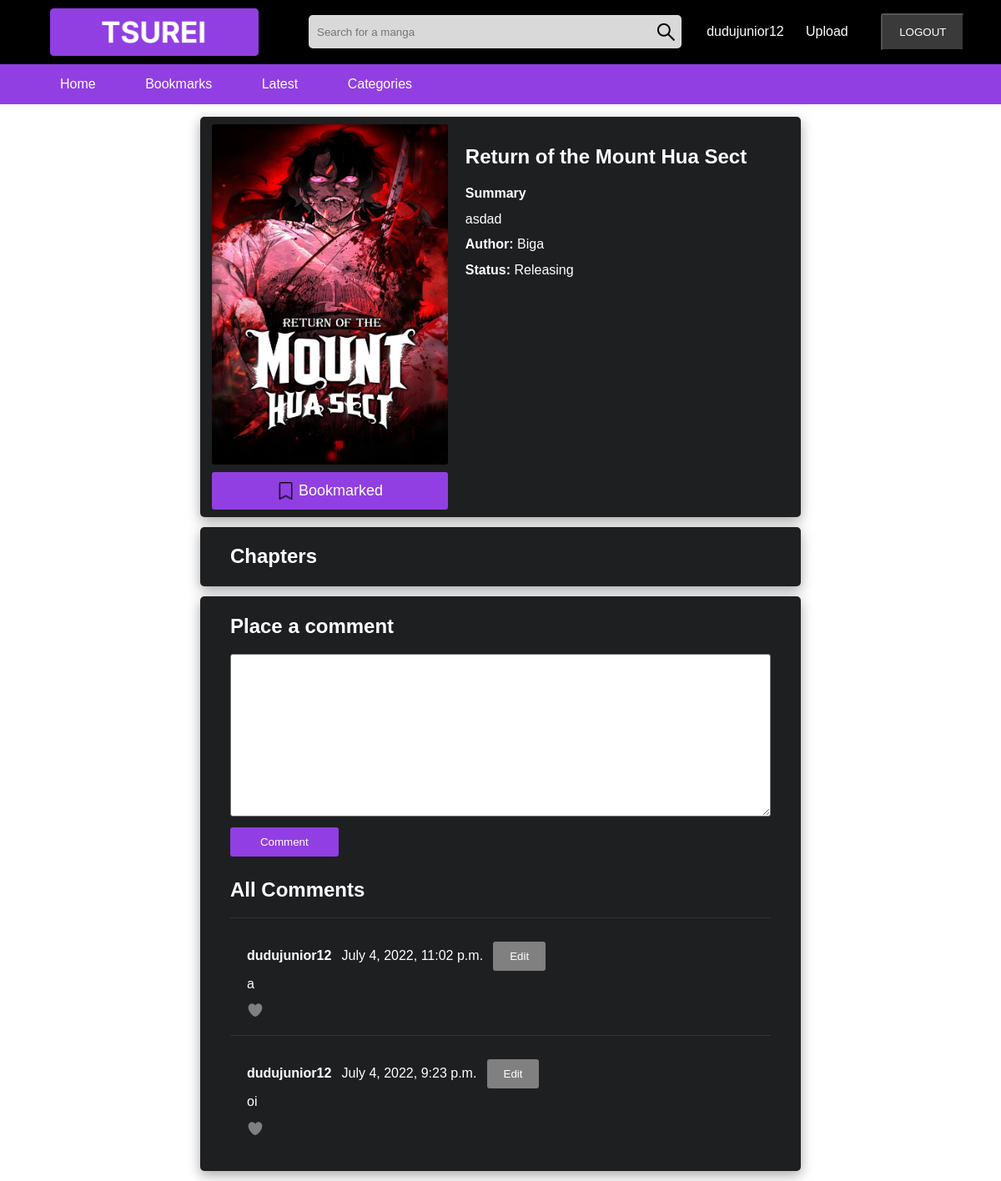
/manga/1 (signed in), run on an earlier commit of the app's database.
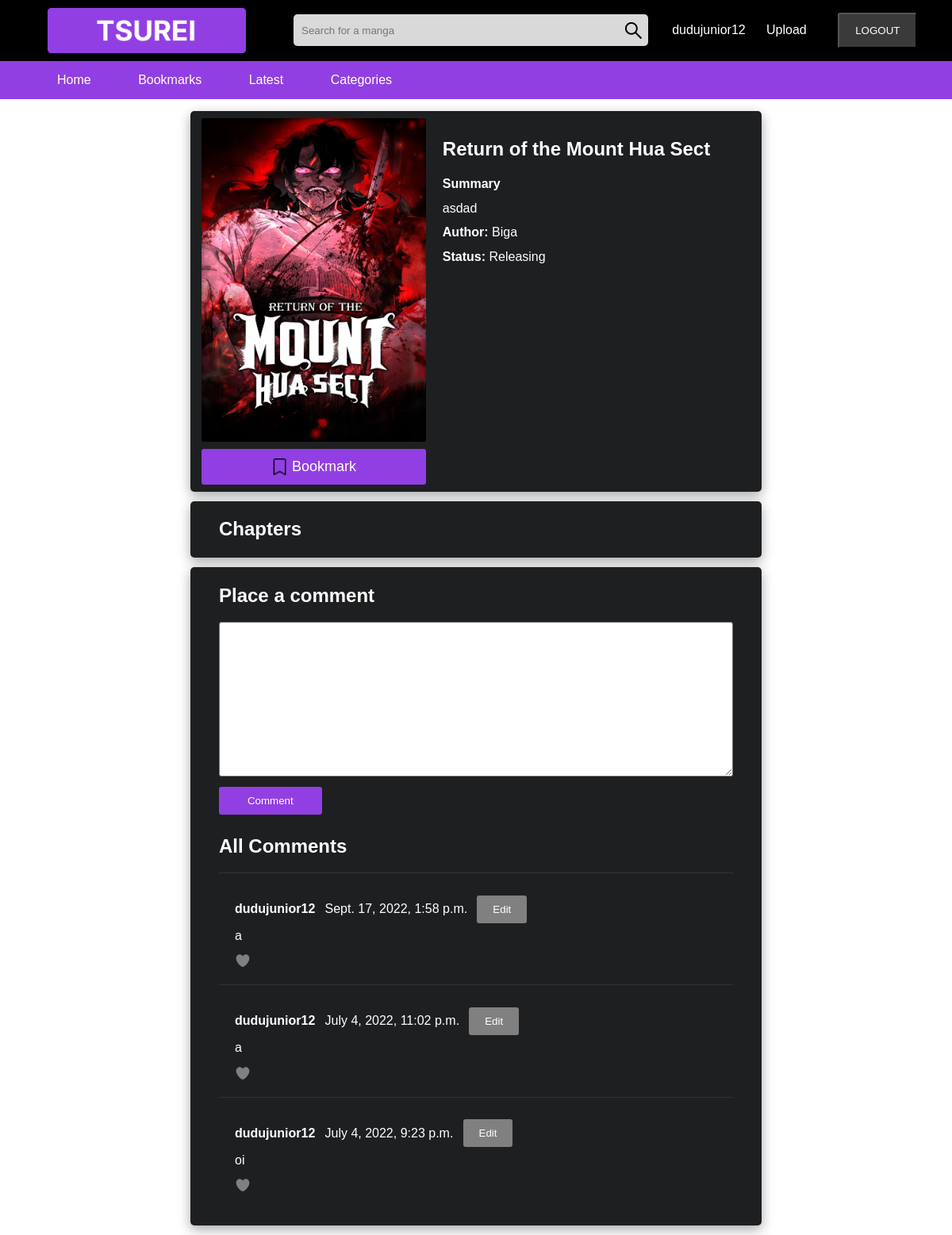
And on a later commit of the database.
### manga/models.py (models this page shows, shortened)
class Comment(models.Model):
    user = models.ForeignKey(User, on_delete=models.CASCADE)
    manga = models.ForeignKey(Manga, on_delete=models.CASCADE)
    comment_text = models.TextField()
    posted_date = models.DateTimeField(auto_now_add=True)

class User(AbstractUser):
    pass

### manga/views.py (the view)
# urls.py: path('manga/<int:id>', views.show_manga, name="show_manga"),
def show_manga(request, id):
    comment_form = CreateComment()
    manga = get_object_or_404(Manga, id=id)
    manga_chapters = Chapter.objects.filter(manga=manga)
    comments = Comment.objects.filter(manga=manga).order_by("-posted_date")
    try:
        bookmark = Bookmark.objects.filter(user=request.user, manga=manga)
        if bookmark:
            bookmarked = "Bookmarked"
        else:
            bookmarked = "Bookmark"
    except:
        bookmarked = "Bookmark"
    try:
        liked_comments_id = []
        for comment in comments:
            liked_comments_id.append(Like.objects.get(user=request.user, comment=comment).comment.id)
    except:
        liked_comments_id = []
    return render(request, "manga/show_manga.html", {
        "manga": manga,
        "manga_chapters": manga_chapters,
        "comment_form": comment_form,
        "comments": comments,
        "liked_comments_id": liked_comments_id,
        "bookmarked": bookmarked,
    })

### manga/forms.py
class CreateComment(ModelForm):
    class Meta:
        model = Comment
        fields = ['comment_text']

### manga/templates/manga/show_manga.html (shortened to what this page needs)
{% extends 'manga/layout.html' %}
{% load static %}
{% block head %}
<link rel="stylesheet" href="{% static 'css/show_manga.css' %}">
{% endblock %}
{% block main %}
<div class="main-container">
    <div class="top-container">
        <div class="manga-container">
            <div class="manga-left-container">
                <div class="manga-img">
                    <img src="{{ manga.manga_cover.url }}">
                </div>
                <div class="bookmark">
                    <button class="btn-bookmark"><icon><img src="{% static 'images/bookmark.png' %}"></icon><p class="bookmark-text">{{ bookmarked }}</p></button>
                </div>
            </div>
            <div class="manga-right-container">
                <div class="manga-info" data-id="{{ manga.id }}">
                    <h2>{{ manga.manga_title }}</h2>
                    <p><strong>Summary</strong></p>
                    <p>{{ manga.summary }}</p>
                    <p><strong>Author:</strong> {{ manga.author }}</p>
                    <p><strong>Status:</strong> Releasing</p>
                </div>
            </div>
        </div>
    </div>
    <div class="bottom-container">
        <div class="chapters">
            <h2>Chapters</h2>
        </div>
    </div>
    <div class="comment-container">
        <div class="comments">
            <div class="add-comment">
                <h2>Place a comment</h2>
                <form class="new-comment-form" method="POST" action="{% url 'new_comment' manga.id %}">
                    {% for field in comment_form %}
                        {{ field }}
                    {% endfor %}
                    <button class="submit">Comment</button>
                </form>
            </div>
            <div class="all-comments">
                <h2>All Comments</h2>
                {% for comment in comments %}
                <div class="comment" data-id="{{ comment.id }}">
                    <div class="comment-info">
                        <p><strong>{{ comment.user.username }}</strong></p>
                        <p>{{ comment.posted_date }}</p>
                        {% if comment.user.username == request.user.username %}
                            <button id="btn-edit" class="btn btn-primary" data-id="{{comment.id}}">Edit</button>
                        {% endif%}
                    </div>
                    <p id="comment_{{comment.id}}">{{ comment.comment_text }}</p>
                    <div class="like">
                        <svg class="btn-like" {% if comment.id in liked_comments_id %} style="fill: red;" {% else %} style="fill: grey;" {% endif %} data-id="{{ comment.id }}" viewBox="0 0 24 24" aria-hidden="true" class="r-4qtqp9 r-yyyyoo r-1xvli5t r-dnmrzs r-bnwqim r-1plcrui r-lrvibr r-1hdv0qi"><g><path d="M12 21.638h-.014C9.403 21.59 1.95 14.856 1.95 8.478c0-3.064 2.525-5.754 5.403-5.754 2.29 0 3.83 1.58 4.646 2.73.814-1.148 2.354-2.73 4.645-2.73 2.88 0 5.404 2.69 5.404 5.755 0 6.376-7.454 13.11-10.037 13.157H12z"></path></g></svg>
                    </div>
                </div>
                {% endfor %}
            </div>
        </div>
    </div>
</div>
{% endblock %}

What changed in the data, as far as the page shows it:
added Comment: user.username "dudujunior12", posted_date "Sept. 17, 2022, 1:58 p.m.", comment_text "a"
Also different on the page:
{{ bookmarked }}: "Bookmarked" → "Bookmark"
